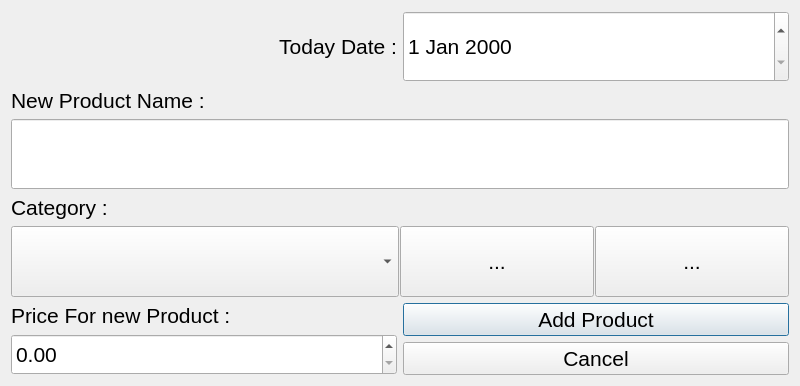
<?xml version="1.0" encoding="UTF-8"?>
<ui version="4.0">
 <class>AddProduct</class>
 <widget class="QDialog" name="AddProduct">
  <property name="geometry">
   <rect>
    <x>0</x>
    <y>0</y>
    <width>800</width>
    <height>386</height>
   </rect>
  </property>
  <property name="minimumSize">
   <size>
    <width>240</width>
    <height>270</height>
   </size>
  </property>
  <property name="maximumSize">
   <size>
    <width>800</width>
    <height>800</height>
   </size>
  </property>
  <property name="font">
   <font>
    <pointsize>16</pointsize>
   </font>
  </property>
  <property name="windowTitle">
   <string>Adding New Product</string>
  </property>
  <layout class="QVBoxLayout" name="verticalLayout_3">
   <item>
    <layout class="QHBoxLayout" name="horizontalLayout_2">
     <item>
      <widget class="QLabel" name="m_lDate">
       <property name="sizePolicy">
        <sizepolicy hsizetype="Preferred" vsizetype="Fixed">
         <horstretch>0</horstretch>
         <verstretch>0</verstretch>
        </sizepolicy>
       </property>
       <property name="text">
        <string>Today Date :</string>
       </property>
       <property name="alignment">
        <set>Qt::AlignRight|Qt::AlignTrailing|Qt::AlignVCenter</set>
       </property>
      </widget>
     </item>
     <item>
      <widget class="QDateEdit" name="m_deDate">
       <property name="enabled">
        <bool>true</bool>
       </property>
       <property name="sizePolicy">
        <sizepolicy hsizetype="Minimum" vsizetype="Minimum">
         <horstretch>0</horstretch>
         <verstretch>0</verstretch>
        </sizepolicy>
       </property>
      </widget>
     </item>
    </layout>
   </item>
   <item>
    <widget class="QLabel" name="m_lNewProduct">
     <property name="sizePolicy">
      <sizepolicy hsizetype="Preferred" vsizetype="Fixed">
       <horstretch>0</horstretch>
       <verstretch>0</verstretch>
      </sizepolicy>
     </property>
     <property name="text">
      <string>New Product Name :</string>
     </property>
    </widget>
   </item>
   <item>
    <widget class="QLineEdit" name="m_leNewProduct">
     <property name="sizePolicy">
      <sizepolicy hsizetype="Expanding" vsizetype="Minimum">
       <horstretch>0</horstretch>
       <verstretch>0</verstretch>
      </sizepolicy>
     </property>
    </widget>
   </item>
   <item>
    <widget class="QLabel" name="m_lCategory">
     <property name="sizePolicy">
      <sizepolicy hsizetype="Preferred" vsizetype="Fixed">
       <horstretch>0</horstretch>
       <verstretch>0</verstretch>
      </sizepolicy>
     </property>
     <property name="text">
      <string>Category :</string>
     </property>
    </widget>
   </item>
   <item>
    <layout class="QHBoxLayout" name="horizontalLayout" stretch="2,1,1">
     <property name="spacing">
      <number>1</number>
     </property>
     <item>
      <widget class="QComboBox" name="m_cbCategory">
       <property name="sizePolicy">
        <sizepolicy hsizetype="Preferred" vsizetype="Minimum">
         <horstretch>0</horstretch>
         <verstretch>0</verstretch>
        </sizepolicy>
       </property>
       <property name="minimumContentsLength">
        <number>0</number>
       </property>
      </widget>
     </item>
     <item>
      <widget class="QToolButton" name="m_tbNewCtegory">
       <property name="sizePolicy">
        <sizepolicy hsizetype="Preferred" vsizetype="Preferred">
         <horstretch>0</horstretch>
         <verstretch>0</verstretch>
        </sizepolicy>
       </property>
       <property name="text">
        <string>...</string>
       </property>
       <property name="icon">
        <iconset resource="expenses.qrc">
         <normaloff>:/eXpenses/Resources/add.png</normaloff>:/eXpenses/Resources/add.png</iconset>
       </property>
      </widget>
     </item>
     <item>
      <widget class="QToolButton" name="m_tbDeleteCategory">
       <property name="sizePolicy">
        <sizepolicy hsizetype="Preferred" vsizetype="Preferred">
         <horstretch>0</horstretch>
         <verstretch>0</verstretch>
        </sizepolicy>
       </property>
       <property name="text">
        <string>...</string>
       </property>
       <property name="icon">
        <iconset resource="expenses.qrc">
         <normaloff>:/eXpenses/Resources/remove.png</normaloff>:/eXpenses/Resources/remove.png</iconset>
       </property>
      </widget>
     </item>
    </layout>
   </item>
   <item>
    <layout class="QHBoxLayout" name="horizontalLayout_3">
     <item>
      <layout class="QVBoxLayout" name="verticalLayout_2">
       <item>
        <widget class="QLabel" name="m_lNewPrice">
         <property name="sizePolicy">
          <sizepolicy hsizetype="Preferred" vsizetype="Fixed">
           <horstretch>0</horstretch>
           <verstretch>0</verstretch>
          </sizepolicy>
         </property>
         <property name="text">
          <string>Price For new Product :</string>
         </property>
        </widget>
       </item>
       <item>
        <widget class="QDoubleSpinBox" name="m_dsbNewPrice">
         <property name="sizePolicy">
          <sizepolicy hsizetype="Minimum" vsizetype="Minimum">
           <horstretch>0</horstretch>
           <verstretch>0</verstretch>
          </sizepolicy>
         </property>
         <property name="buttonSymbols">
          <enum>QAbstractSpinBox::UpDownArrows</enum>
         </property>
         <property name="maximum">
          <double>999999.989999999990687</double>
         </property>
        </widget>
       </item>
      </layout>
     </item>
     <item>
      <layout class="QVBoxLayout" name="verticalLayout">
       <item>
        <widget class="QPushButton" name="m_pbAddProdct">
         <property name="sizePolicy">
          <sizepolicy hsizetype="Minimum" vsizetype="Minimum">
           <horstretch>0</horstretch>
           <verstretch>0</verstretch>
          </sizepolicy>
         </property>
         <property name="text">
          <string>Add Product</string>
         </property>
        </widget>
       </item>
       <item>
        <widget class="QPushButton" name="pushButton">
         <property name="sizePolicy">
          <sizepolicy hsizetype="Minimum" vsizetype="Minimum">
           <horstretch>0</horstretch>
           <verstretch>0</verstretch>
          </sizepolicy>
         </property>
         <property name="text">
          <string>Cancel</string>
         </property>
        </widget>
       </item>
      </layout>
     </item>
    </layout>
   </item>
  </layout>
 </widget>
 <layoutdefault spacing="6" margin="11"/>
 <resources>
  <include location="expenses.qrc"/>
 </resources>
 <connections>
  <connection>
   <sender>m_pbAddProdct</sender>
   <signal>clicked()</signal>
   <receiver>AddProduct</receiver>
   <slot>accept()</slot>
   <hints>
    <hint type="sourcelabel">
     <x>579</x>
     <y>335</y>
    </hint>
    <hint type="destinationlabel">
     <x>108</x>
     <y>247</y>
    </hint>
   </hints>
  </connection>
  <connection>
   <sender>m_tbNewCtegory</sender>
   <signal>clicked()</signal>
   <receiver>AddProduct</receiver>
   <slot>onNewCategory()</slot>
   <hints>
    <hint type="sourcelabel">
     <x>593</x>
     <y>293</y>
    </hint>
    <hint type="destinationlabel">
     <x>156</x>
     <y>126</y>
    </hint>
   </hints>
  </connection>
  <connection>
   <sender>pushButton</sender>
   <signal>clicked()</signal>
   <receiver>AddProduct</receiver>
   <slot>reject()</slot>
   <hints>
    <hint type="sourcelabel">
     <x>571</x>
     <y>374</y>
    </hint>
    <hint type="destinationlabel">
     <x>153</x>
     <y>251</y>
    </hint>
   </hints>
  </connection>
  <connection>
   <sender>m_tbDeleteCategory</sender>
   <signal>clicked()</signal>
   <receiver>AddProduct</receiver>
   <slot>onDeleteCategory()</slot>
   <hints>
    <hint type="sourcelabel">
     <x>789</x>
     <y>293</y>
    </hint>
    <hint type="destinationlabel">
     <x>226</x>
     <y>163</y>
    </hint>
   </hints>
  </connection>
 </connections>
 <slots>
  <slot>onNewCategory()</slot>
  <slot>onDeleteCategory()</slot>
 </slots>
</ui>
